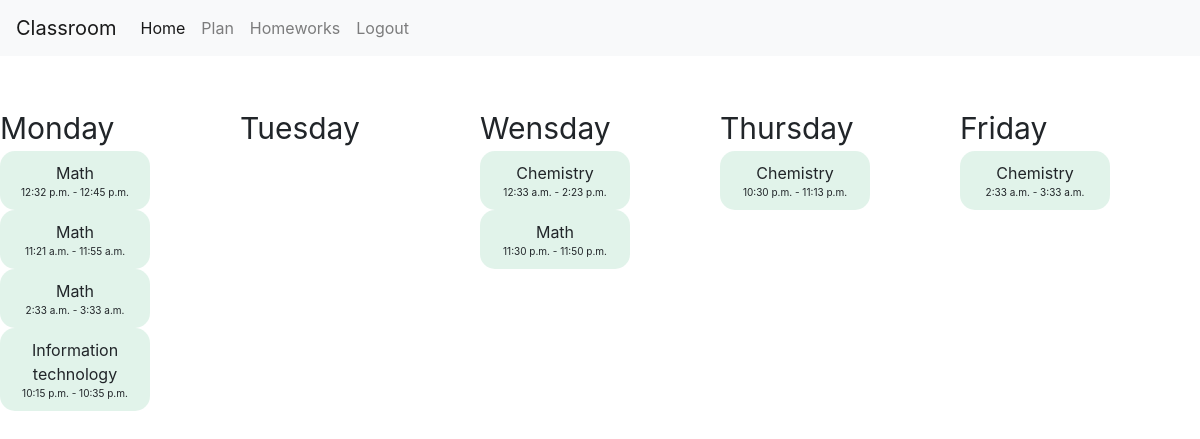
The app's page /plan (signed in) with its own data.
### classroom/models.py (models this page shows)
class Lesson(models.Model):
    subject = models.CharField(max_length=300, choices=SUBJECT_CHOICES)
    day = models.CharField(max_length=3, choices=DAY_CHOICES)
    time_start = models.TimeField()
    time_end = models.TimeField()
    teacher = models.ForeignKey(User, on_delete=models.CASCADE, related_name="teacher_lessons")
    group = models.ForeignKey(Class, on_delete=models.CASCADE, related_name="class_lessons")

### classroom/views.py (the view)
# urls.py: path("plan", views.plan_view, name="plan"),
@login_required
def plan_view(request):
    user = request.user
    if request.method == "POST":
        teacher_id = request.POST['teacher']
        group_id = request.POST['class']
        day = request.POST['day']
        time_start = request.POST['start_time']
        time_end = request.POST['end_time']
        teacher = User.objects.get(pk=teacher_id)
        group = Class.objects.get(pk=group_id)
        class_lessons = group.class_lessons.all().filter(day=day)
        teacher_lessons = teacher.teacher_lessons.filter(day=day)
        for lesson in class_lessons:
            if check_time(time_start, time_end, lesson.time_start, lesson.time_end)==False:
                return render(request, "classroom/plan.html", {
                    "message": "Time conflict"
                })
        for lesson in teacher_lessons:
            if check_time(time_start, time_end, lesson.time_start, lesson.time_end)==False:
                return render(request, "classroom/plan.html", {
                    "message": "Time conflict"
                })
        if time_start>time_end:
            return render(request, "classroom/plan.html", {
                "message": "Invalid time"
            })
        subject = request.POST['subject']
        lesson = Lesson.objects.create(subject=subject, day=day, time_start=time_start, time_end=time_end, teacher=teacher, group=group)
        lesson.save()
        return render(request, "classroom/plan.html", {
            "message": "Lesson created"
        })
    else:
        if user.type == "SU":
            user_per = False
            group = user.group
            lessons = group.class_lessons.all()
        else:
            user_per = True
            lessons = user.teacher_lessons.all()
        school = user.school
        grups = school.classes.all()
        teachers = User.objects.filter(type="ST", school=school)
        return render(request, "classroom/plan.html",{
            "subjects": SUBJECT_CHOICES,
            "perrmision": user_per,
            "teachers": teachers,
            "days": DAY_CHOICES,
            "classes": grups,
            "lessons": lessons
        })

### classroom/templates/classroom/plan.html (shortened to what this page needs)
{% extends "classroom/layout.html" %}
{% load static %}
{%block body%}
    <div id="plan_view">
        <div class="plan_div">
            <div class="flex_child">
                <div class="day">Monday</div>
                {%for lesson in lessons%}
                    {%if lesson.day == "MON"%}
                    <div class="lesson_div">
                        <div class="subject">{{lesson.get_subject_display}}</div>
                        <div class="time_lesson">{{lesson.time_start}} - {{lesson.time_end}}</div>
                    </div>
                    {%endif%}
                {%endfor%}
            </div>
            <div class="flex_child">
                <div class="day">Tuesday</div>
            </div>
            <div class="flex_child">
                <div class="day">Wensday</div>
                {%for lesson in lessons%}
                    {%if lesson.day == "WED"%}
                    <div class="lesson_div">
                        <div class="subject">{{lesson.get_subject_display}}</div>
                        <div class="time_lesson">{{lesson.time_start}} - {{lesson.time_end}}</div>
                    </div>
                    {%endif%}
                {%endfor%}
            </div>
            <div class="flex_child">
                <div class="day">Thursday</div>
                {%for lesson in lessons%}
                    {%if lesson.day == "THU"%}
                    <div class="lesson_div">
                        <div class="subject">{{lesson.get_subject_display}}</div>
                        <div class="time_lesson">{{lesson.time_start}} - {{lesson.time_end}}</div>
                    </div>
                    {%endif%}
                {%endfor%}
            </div>
            <div class="flex_child">
                <div class="day">Friday</div>
                {%for lesson in lessons%}
                    {%if lesson.day == "FRI"%}
                    <div class="lesson_div">
                        <div class="subject">{{lesson.get_subject_display}}</div>
                        <div class="time_lesson">{{lesson.time_start}} - {{lesson.time_end}}</div>
                    </div>
                    {%endif%}
                {%endfor%}
            </div>
        </div>
    </div>
{%endblock%}

### classroom/static/classroom/style.css (style rules this page uses)
.plan_div { display: flex; margin-top: 50px;; }
.flex_child { flex: 1; }
.day { font-size: 30px; }
.lesson_div { text-align: center; background: rgba(195, 232, 213, 0.50); border-radius: 15px; max-width: 150px; padding: 10px; }
.time_lesson { font-size: 10px; }

### records on screen
Lesson: subject "Math", time_start "12:32 p.m.", time_end "12:45 p.m."
Lesson: subject "Math", time_start "11:21 a.m.", time_end "11:55 a.m."
Lesson: subject "Math", time_start "2:33 a.m.", time_end "3:33 a.m."
Lesson: subject "Information technology", time_start "10:15 p.m.", time_end "10:35 p.m."
Lesson: subject "Chemistry", time_start "12:33 a.m.", time_end "2:23 p.m."
Lesson: subject "Math", time_start "11:30 p.m.", time_end "11:50 p.m."
Lesson: subject "Chemistry", time_start "10:30 p.m.", time_end "11:13 p.m."
Lesson: subject "Chemistry", time_start "2:33 a.m.", time_end "3:33 a.m."
